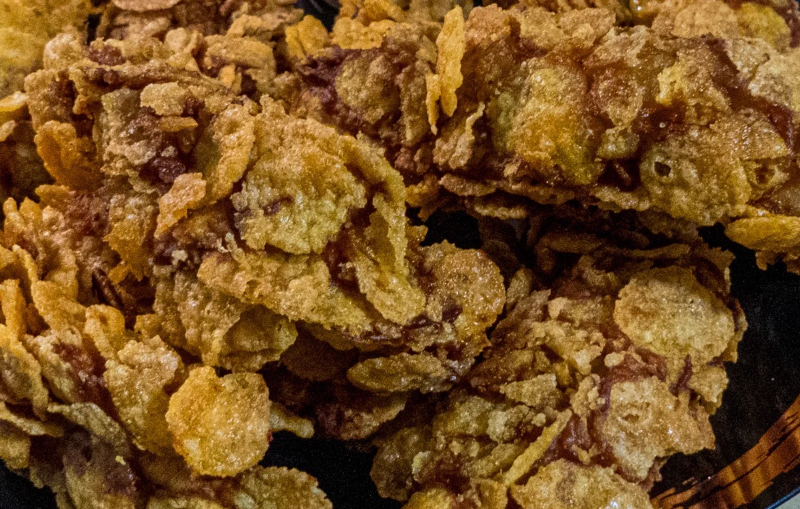
#> input picture scrollcraft/builds/chicken-munch/lab/crust.webp, 1600 x 1018 px (shown at 1/2 size)
$ python cut.py ../crust.webp ../crust.webp
#> lines starting #> are read from the running program, lines starting #| are printed output that depends on the picture; after the words box and inside, x2 and y2 are one past the last pixel; in counts of white or black regions, pixels touching at a corner belong together
# Cut the poppers bowl out of his photo (blue cloth behind) with GrabCut seeded by colour.
import sys, numpy as np, cv2
from PIL import Image
src, dst = sys.argv[1], sys.argv[2]
bgr = cv2.imread(src); h, w = bgr.shape[:2]
#> further down, bgr is the input picture: shape (1018, 1600, 3); mean B, G, R 33.2, 79.7, 119.2
#> after `h, w = bgr.shape[:2]`: h = 1018; w = 1600
hsv = cv2.cvtColor(bgr, cv2.COLOR_BGR2HSV)
#> hsv: shape (1018, 1600, 3); mean H, S, V 18.5, 192.2, 119.3
H, S, V = hsv[..., 0].astype(int), hsv[..., 1].astype(int), hsv[..., 2].astype(int)
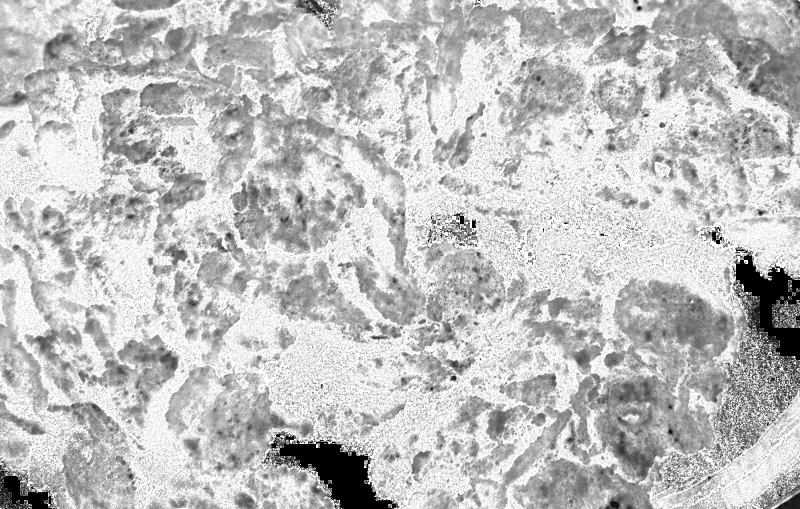
#> S: shape (1018, 1600) int64 (shown at 1/2 size); min 0, max 255, mean 192.2
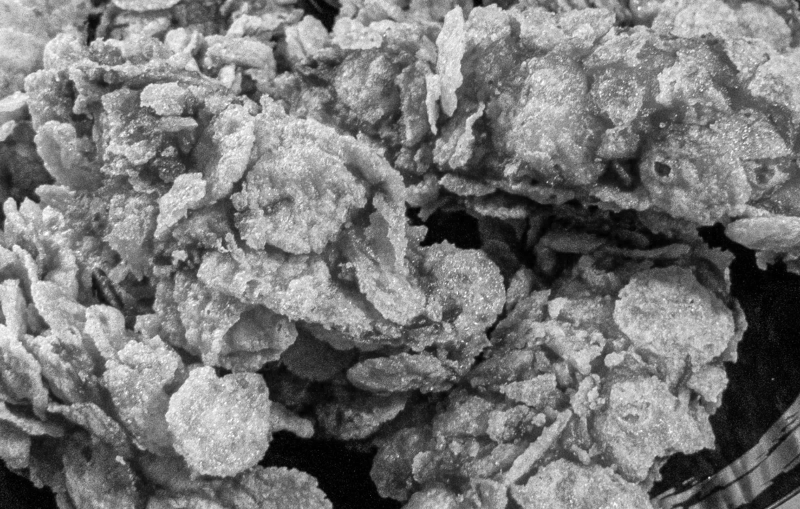
#> V: shape (1018, 1600) int64 (shown at 1/2 size); min 0, max 255, mean 119.3
blue = (H > 95) & (H < 135) & (S > 180)
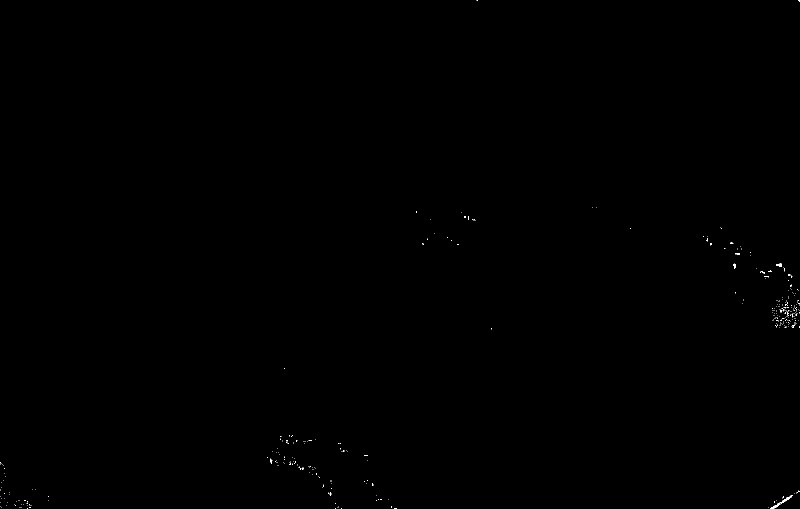
#> blue: shape (1018, 1600) bool (shown at 1/2 size); 0.07% white in thin lines or dots
dark = (V < 30)
#> dark: shape (1018, 1600) bool; 9.3% white; 886 white regions (804 under 20 px), largest, box (x1, y1, x2, y2) and area: (1301, 445, 1600, 994) 53309, (514, 686, 816, 1018) 34032, (968, 377, 1367, 577) 22741
mask = np.full((h, w), cv2.GC_PR_FGD, np.uint8)
mask[blue | dark] = cv2.GC_PR_BGD
mask[blue & (S > 215)] = cv2.GC_BGD
food = ((H < 25) | (H > 170)) & (S > 120) & (V > 90)
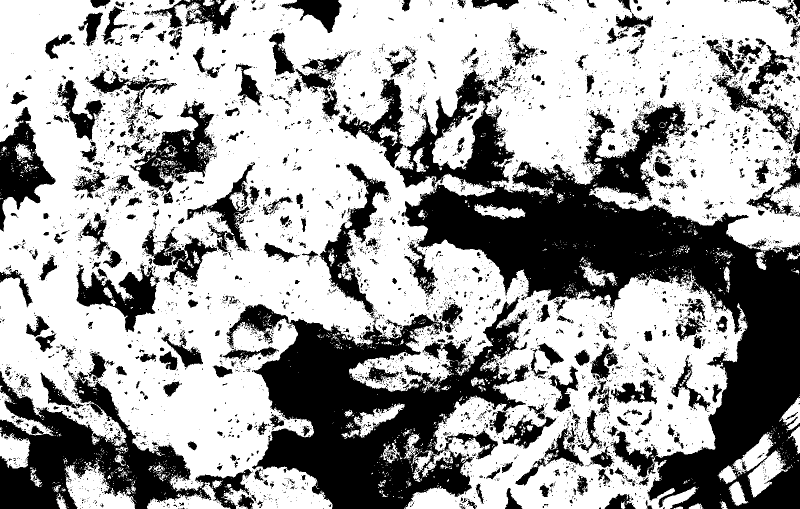
#> food: shape (1018, 1600) bool (shown at 1/2 size); 63.5% white; 5064 black regions (4448 under 20 px), largest, box (x1, y1, x2, y2) and area: (791, 137, 1600, 1018) 219806, (453, 593, 1059, 1018) 113982, (0, 703, 504, 1018) 52474
mask[food] = cv2.GC_FGD
body = np.zeros((h, w), np.uint8); cv2.fillPoly(body, [np.array([[60,560],[1520,560],[1330,1180],[1150,1270],[500,1275],[300,1180]], np.int32)], 1); mask[(body == 1) & (S < 150)] = cv2.GC_FGD
#> after `cv2.fillPoly(body, [np.array([[60, 560], [1520, 560], [1330, 1180], [1`:
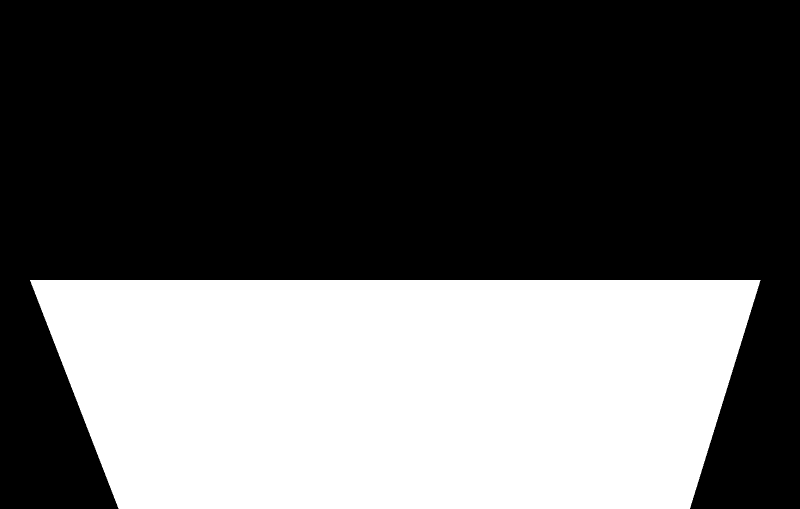
#> body: shape (1018, 1600) (shown at 1/2 size); values 0 (black) and 1 (white), 36.6% white; 1 white region, box (x1, y1, x2, y2) and area: (60, 560, 1521, 1018) 596316
mask[:6, :] = cv2.GC_BGD; mask[-6:, :] = cv2.GC_BGD; mask[:, :6] = cv2.GC_BGD; mask[:, -6:] = cv2.GC_BGD
bg, fg = np.zeros((1, 65), np.float64), np.zeros((1, 65), np.float64)
cv2.grabCut(bgr, mask, None, bg, fg, 6, cv2.GC_INIT_WITH_MASK)
m = np.where((mask == cv2.GC_FGD) | (mask == cv2.GC_PR_FGD), 255, 0).astype(np.uint8)
n, lab, st, _ = cv2.connectedComponentsWithStats(m, 8)
m = np.where(lab == 1 + int(np.argmax(st[1:, cv2.CC_STAT_AREA])), 255, 0).astype(np.uint8)
ff = m.copy(); mm = np.zeros((h + 2, w + 2), np.uint8); cv2.floodFill(ff, mm, (0, 0), 128); m[ff != 128] = 255
#> after `cv2.floodFill(ff, mm, (0, 0), 128)`:
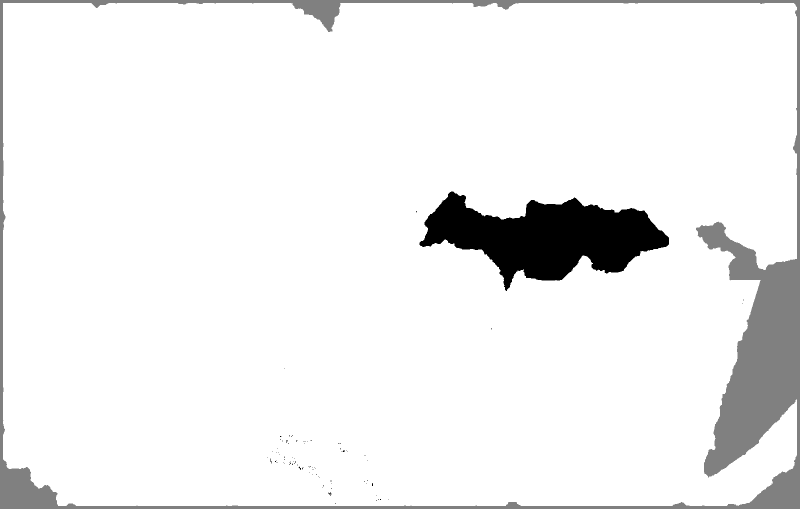
#> ff: shape (1018, 1600) (shown at 1/2 size); min 0, max 255, mean 239.4
m = cv2.morphologyEx(m, cv2.MORPH_OPEN, np.ones((5, 5), np.uint8))
m = cv2.GaussianBlur(cv2.erode(m, np.ones((3, 3), np.uint8)), (5, 5), 0)
rgba = np.dstack([cv2.cvtColor(bgr, cv2.COLOR_BGR2RGB), m])
ys, xs = np.where(m > 10); rgba = rgba[ys.min():ys.max() + 1, xs.min():xs.max() + 1]
Image.fromarray(rgba).save(dst, quality=90)
# preview on black and on red
p = Image.fromarray(rgba);
for c, n2 in [((14, 13, 12), 'k'), ((239, 43, 43), 'r')]:
    b = Image.new('RGB', p.size, c); b.paste(p, (0, 0), p); b.save(dst.replace('.webp', f'-on-{n2}.jpg'), quality=80)
#> this loop made 2 passes
#> pass 2, `b = Image.new('RGB', p.size, c)`:
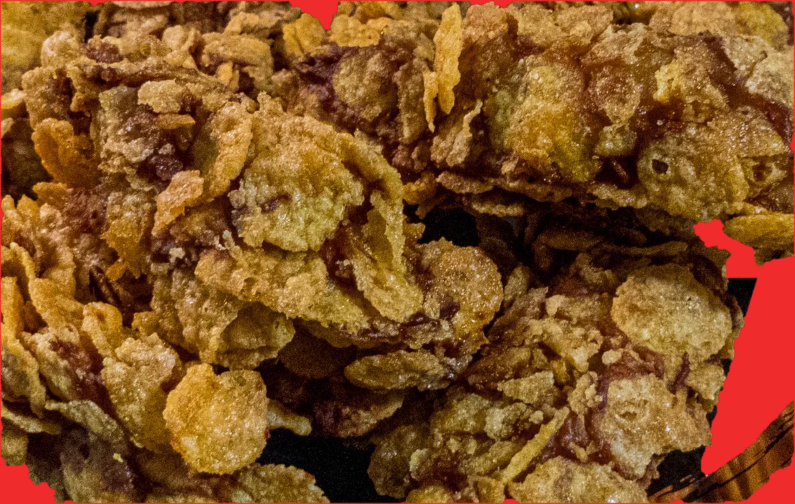
#> saved as crust-on-r.jpg: PIL image 1590x1008 RGB (shown at 1/2 size); mean R, G, B 129.2, 80.7, 34.6
print(p.size)
#| (1590, 1008)
